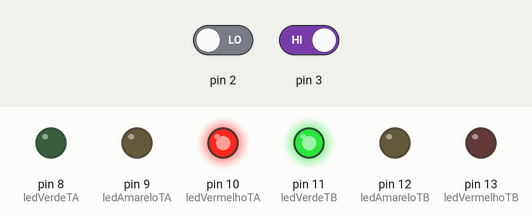
Recording of a sketch running on a simulated Arduino Uno, built with avr-gcc and run on an emulated ATmega328P. Parts: output pins drawn as LEDs (lit = HIGH). The test bench sets the inputs (shaded band); at power-on: pin 2 LOW, pin 3 HIGH.

Above: at 15.8 s.
15.9 s: pin 2 driven HIGH
At 26.4 s:
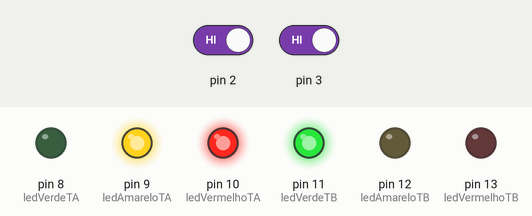
54.5 s: pin 3 driven LOW
At 55.4 s:
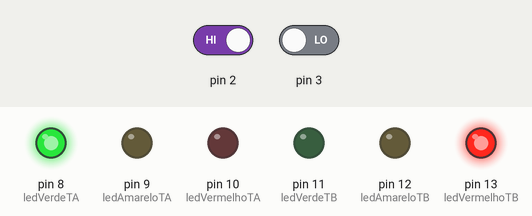
60.1 s: pin 2 driven LOW
At 65.3 s:
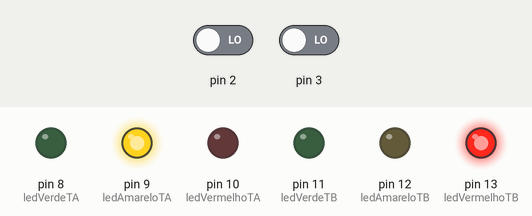
Timing chart, 0 to 71.5 s (numbered marks = the images above; inputs shaded):
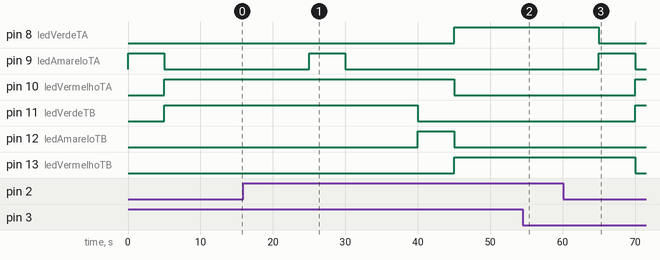

The sketch:

codigo_semaforo_switch.ino.ino
```cpp
#define ledVermelhoTA 10
#define ledAmareloTA 9
#define ledVerdeTA 8
#define ledVermelhoTB 13
#define ledAmareloTB 12
#define ledVerdeTB 11

int estado = 0;
int inicial = 0;
boolean activeTA = false;
boolean activeTB = false;

void setup() {
  pinMode(ledVermelhoTA, OUTPUT);
  pinMode(ledAmareloTA, OUTPUT);
  pinMode(ledVerdeTA, OUTPUT);
  pinMode(ledVermelhoTB, OUTPUT);
  pinMode(ledAmareloTB, OUTPUT);
  pinMode(ledVerdeTB, OUTPUT);
  Serial.begin(9600);
}

void loop() {
  if(digitalRead(ledVerdeTA) == 0 && digitalRead(ledVerdeTB) == 0 && digitalRead(ledAmareloTA) == 0 && digitalRead(ledAmareloTB) == 0){
    inicial = 1;
  }

  if(digitalRead(2) == 1 && digitalRead(3) == 0){
    estado = 1;
  } else if (digitalRead(2) == 0 && digitalRead(3) == 1){
    estado = 2;
  } else {
    estado = 3;
  }

  switch(estado){
    case 1:
      if(digitalRead(ledVerdeTA) == 1){
        digitalWrite(ledVermelhoTB, HIGH);
        digitalWrite(ledVerdeTA, HIGH);
        activeTB = false;
        activeTA = true;
        delay(10000);
      } else {
        digitalWrite(ledVerdeTB, LOW);
        digitalWrite(ledAmareloTB, HIGH);
        delay(5000);
        digitalWrite(ledAmareloTB, LOW);
        digitalWrite(ledVermelhoTB, HIGH);
        digitalWrite(ledVerdeTA, HIGH);
        digitalWrite(ledVermelhoTA, LOW);
        delay(10000);
      }
      break;
    case 2:
      if(digitalRead(ledVerdeTB) == 1){
        digitalWrite(ledVermelhoTA, HIGH);
        digitalWrite(ledVerdeTB, HIGH);
        delay(10000);
      } else {
        digitalWrite(ledVerdeTA, LOW);
        digitalWrite(ledAmareloTA, HIGH);
        delay(5000);
        digitalWrite(ledAmareloTA, LOW);
        digitalWrite(ledVermelhoTA, HIGH);
        digitalWrite(ledVerdeTB, HIGH);
        digitalWrite(ledVermelhoTB, LOW);
        delay(10000);
      }
      break;
    case 3:
      if(digitalRead(ledVerdeTA) == 1 || inicial == 1){
        digitalWrite(ledVerdeTA, LOW);
        digitalWrite(ledAmareloTA, HIGH);
        delay(5000);
        digitalWrite(ledAmareloTA, LOW);
        digitalWrite(ledVermelhoTA, HIGH);
        digitalWrite(ledVerdeTB, HIGH);
        digitalWrite(ledVermelhoTB, LOW);
        delay(10000);
        inicial = 0;
      }
      if(digitalRead(ledVerdeTB) == 1){
        digitalWrite(ledVerdeTB, LOW);
        digitalWrite(ledAmareloTB, HIGH);
        delay(5000);
        digitalWrite(ledAmareloTB, LOW);
        digitalWrite(ledVermelhoTB, HIGH);
        digitalWrite(ledVerdeTA, HIGH);
        digitalWrite(ledVermelhoTA, LOW);
        delay(10000);
      }
  }
}
```

Measured:
- after the input at 15.9 s, pin 8 (ledVerdeTA), pin 13 (ledVermelhoTB): LOW → HIGH after 29.1 s; pin 9 (ledAmareloTA): LOW → HIGH after 9.1 s, → LOW 5.0 s later; pin 10 (ledVermelhoTA): HIGH → LOW after 29.1 s; pin 11 (ledVerdeTB): HIGH → LOW after 24.1 s; pin 12 (ledAmareloTB): LOW → HIGH after 24.1 s, → LOW 5.0 s later
- after the input at 54.5 s, pin 8 (ledVerdeTA): stays HIGH (without the input it goes to LOW after 0.50 s); pin 9 (ledAmareloTA): stays LOW (without the input it goes to HIGH after 0.50 s)
- after the input at 60.1 s, pin 8 (ledVerdeTA): HIGH → LOW after 4.9 s; pin 9 (ledAmareloTA): LOW → HIGH after 4.9 s, → LOW 5.0 s later; pin 10 (ledVermelhoTA), pin 11 (ledVerdeTB): LOW → HIGH after 9.9 s; pin 13 (ledVermelhoTB): HIGH → LOW after 9.9 s
